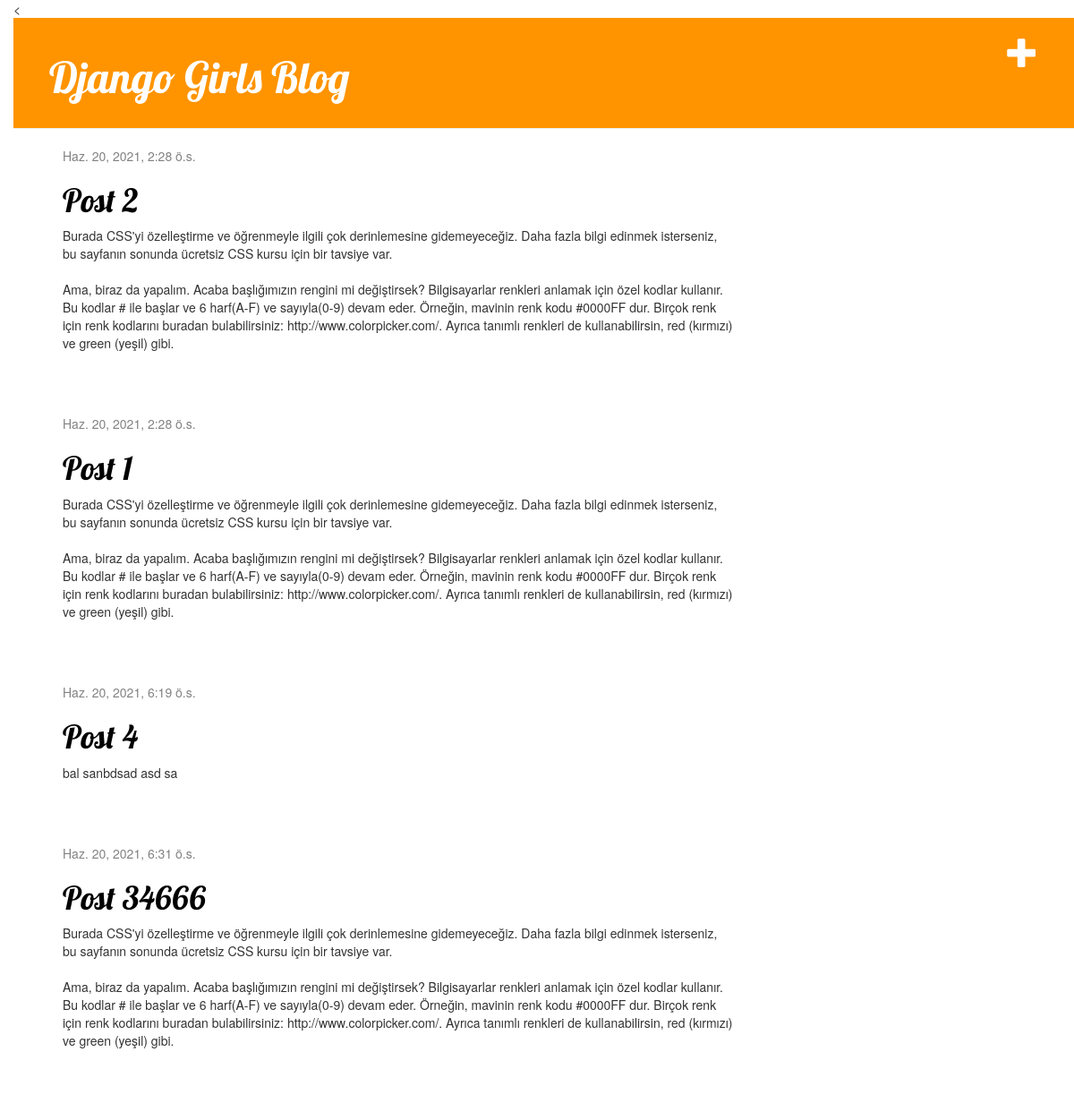
The page / on the database its author committed.
### blog/models.py (models this page shows, shortened)
class Post(models.Model):
    author = models.ForeignKey('auth.User', on_delete=models.CASCADE)
    title = models.CharField(max_length=200)
    text = models.TextField()
    like = models.CharField(max_length=10000, default=0)
    created_date = models.DateTimeField(
            default=timezone.now)
    published_date = models.DateTimeField(
            blank=True, null=True)

### blog/views.py (the view)
# urls.py: path('', views.post_list, name='post_list'),
def post_list(request):
    posts = Post.objects.filter(published_date__lte=timezone.now()).order_by('published_date')
    return render(request, 'blog/post_list.html', {'posts': posts})

### blog/templates/blog/post_list.html
{% extends 'blog/base.html' %}
{% block content %}
    {% for post in posts %}
        <div class="post">
            <div class="date">
                {{ post.published_date }}
            </div>
            <h1><a href="{% url 'post_detail' pk=post.pk %}">{{ post.title }}</a></h1>
            <p>{{ post.text|linebreaksbr }}</p>
        </div>
    {% endfor %}
{% endblock %}

### blog/templates/blog/base.html (shortened to what this page needs)
{% load static %}
< <html></html>
    <head>
        <link rel="stylesheet" href="//maxcdn.bootstrapcdn.com/bootstrap/3.2.0/css/bootstrap.min.css">
        <link rel="stylesheet" href="//maxcdn.bootstrapcdn.com/bootstrap/3.2.0/css/bootstrap-theme.min.css">
        <link rel="stylesheet" href="{% static 'css/blog.css' %}">
    </head>
    <body>
        <div class="page-header">
            <a href="{% url 'post_new' %}" class="top-menu"><span class="glyphicon glyphicon-plus"></span></a>
            <h1><a href="/">Django Girls Blog</a></h1>
        </div>
        <div class="content container">
            <div class="row">
                <div class="col-md-8">
                    {% block content %}
                    {% endblock %}
                </div>
            </div>
        </div>
    </body>
</html>

### blog/static/css/blog.css (style rules this page uses)
body { padding-left: 15px; }
h1 a { color: #FCA205; font-family: 'Lobster'; }
.page-header { background-color: #ff9400; margin-top: 0; padding: 20px 20px 20px 40px; }
.page-header h1, .page-header h1 a, .page-header h1 a:visited, .page-header h1 a:active { color: #ffffff; font-size: 36pt; text-decoration: none; }
.content { margin-left: 40px; }
h1, h2, h3, h4 { font-family: 'Lobster', cursive; }
.date { color: #828282; }
.top-menu, .top-menu:hover, .top-menu:visited { color: #ffffff; float: right; font-size: 26pt; margin-right: 20px; }
.post { margin-bottom: 70px; }
.post h1 a, .post h1 a:visited { color: #000000; }

### rows shown on the page
Post: published_date "Haz. 20, 2021, 2:28 ö.s.", title "Post 2", text "Burada CSS'yi özelleştirme ve öğrenmeyle ilgili çok derinlemesine gidemeyeceğiz. Daha fazla bilgi edinmek isterseniz, bu sayfanın sonunda ücretsiz CSS kursu için bir tavsiye var. Ama, biraz da yapalım. Acaba başlığımızın rengini mi değiştirsek? Bilgisayarlar renkleri anlamak için özel kodlar kullanır. Bu kodlar # ile başlar ve 6 harf(A-F) ve sayıyla(0-9) devam eder. Örneğin, mavinin renk kodu #0000FF dur. Birçok renk için renk kodlarını buradan bulabilirsiniz: http://www.colorpicker.com/. Ayrıca tanımlı renkleri de kullanabilirsin, red (kırmızı) ve green (yeşil) gibi."
Post: published_date "Haz. 20, 2021, 2:28 ö.s.", title "Post 1", text "Burada CSS'yi özelleştirme ve öğrenmeyle ilgili çok derinlemesine gidemeyeceğiz. Daha fazla bilgi edinmek isterseniz, bu sayfanın sonunda ücretsiz CSS kursu için bir tavsiye var. Ama, biraz da yapalım. Acaba başlığımızın rengini mi değiştirsek? Bilgisayarlar renkleri anlamak için özel kodlar kullanır. Bu kodlar # ile başlar ve 6 harf(A-F) ve sayıyla(0-9) devam eder. Örneğin, mavinin renk kodu #0000FF dur. Birçok renk için renk kodlarını buradan bulabilirsiniz: http://www.colorpicker.com/. Ayrıca tanımlı renkleri de kullanabilirsin, red (kırmızı) ve green (yeşil) gibi."
Post: published_date "Haz. 20, 2021, 6:19 ö.s.", title "Post 4", text "bal sanbdsad asd sa"
Post: published_date "Haz. 20, 2021, 6:31 ö.s.", title "Post 34666", text "Burada CSS'yi özelleştirme ve öğrenmeyle ilgili çok derinlemesine gidemeyeceğiz. Daha fazla bilgi edinmek isterseniz, bu sayfanın sonunda ücretsiz CSS kursu için bir tavsiye var. Ama, biraz da yapalım. Acaba başlığımızın rengini mi değiştirsek? Bilgisayarlar renkleri anlamak için özel kodlar kullanır. Bu kodlar # ile başlar ve 6 harf(A-F) ve sayıyla(0-9) devam eder. Örneğin, mavinin renk kodu #0000FF dur. Birçok renk için renk kodlarını buradan bulabilirsiniz: http://www.colorpicker.com/. Ayrıca tanımlı renkleri de kullanabilirsin, red (kırmızı) ve green (yeşil) gibi."
